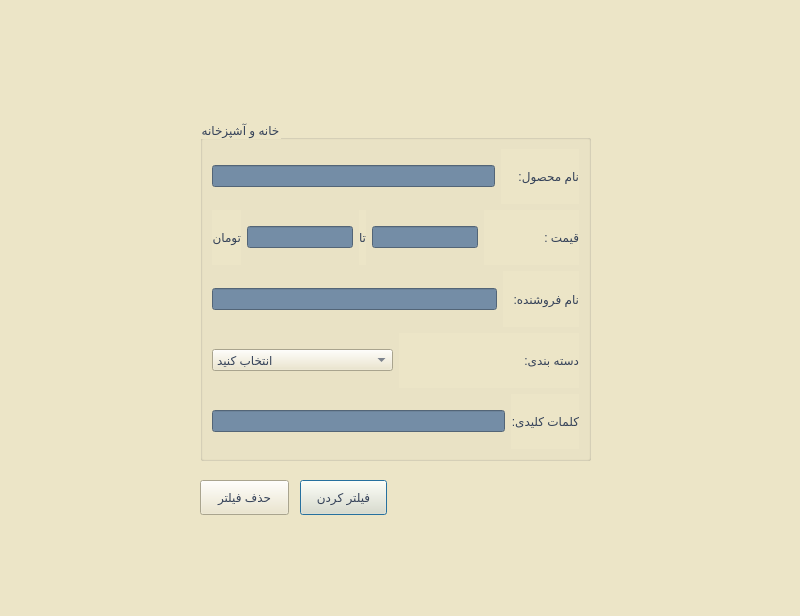
<?xml version="1.0" encoding="UTF-8"?>
<ui version="4.0">
 <class>homeApps_filter</class>
 <widget class="QDialog" name="homeApps_filter">
  <property name="geometry">
   <rect>
    <x>0</x>
    <y>0</y>
    <width>800</width>
    <height>616</height>
   </rect>
  </property>
  <property name="windowTitle">
   <string>Dialog</string>
  </property>
  <property name="styleSheet">
   <string notr="true">background-color: rgb(236, 229, 199);
</string>
  </property>
  <widget class="QGroupBox" name="groupBox">
   <property name="geometry">
    <rect>
     <x>200</x>
     <y>120</y>
     <width>391</width>
     <height>341</height>
    </rect>
   </property>
   <property name="styleSheet">
    <string notr="true">font: 12pt &quot;Lalezar&quot;;
color: rgb(53, 66, 89);
</string>
   </property>
   <property name="title">
    <string>خانه و آشپزخانه</string>
   </property>
   <layout class="QVBoxLayout" name="verticalLayout">
    <item>
     <layout class="QHBoxLayout" name="horizontalLayout_4">
      <item>
       <widget class="QLineEdit" name="lineEdit">
        <property name="styleSheet">
         <string notr="true">background-color: rgb(116, 141, 166);</string>
        </property>
        <property name="text">
         <string/>
        </property>
       </widget>
      </item>
      <item>
       <widget class="QLabel" name="label">
        <property name="styleSheet">
         <string notr="true">color: rgb(53, 66, 89);
font: 11pt &quot;Lalezar&quot;;</string>
        </property>
        <property name="text">
         <string>نام محصول:     </string>
        </property>
       </widget>
      </item>
     </layout>
    </item>
    <item>
     <layout class="QHBoxLayout" name="horizontalLayout_3">
      <item>
       <widget class="QLabel" name="label_6">
        <property name="styleSheet">
         <string notr="true">color: rgb(53, 66, 89);
font: 11pt &quot;Lalezar&quot;;</string>
        </property>
        <property name="text">
         <string>تومان</string>
        </property>
       </widget>
      </item>
      <item>
       <widget class="QLineEdit" name="lineEdit_5">
        <property name="styleSheet">
         <string notr="true">background-color: rgb(116, 141, 166);</string>
        </property>
        <property name="text">
         <string/>
        </property>
       </widget>
      </item>
      <item>
       <widget class="QLabel" name="label_5">
        <property name="styleSheet">
         <string notr="true">color: rgb(53, 66, 89);
font: 11pt &quot;Lalezar&quot;;</string>
        </property>
        <property name="text">
         <string>تا</string>
        </property>
       </widget>
      </item>
      <item>
       <widget class="QLineEdit" name="lineEdit_2">
        <property name="styleSheet">
         <string notr="true">background-color: rgb(116, 141, 166);</string>
        </property>
        <property name="text">
         <string/>
        </property>
       </widget>
      </item>
      <item>
       <widget class="QLabel" name="label_2">
        <property name="styleSheet">
         <string notr="true">color: rgb(53, 66, 89);
font: 11pt &quot;Lalezar&quot;;</string>
        </property>
        <property name="text">
         <string>قیمت :                  </string>
        </property>
       </widget>
      </item>
     </layout>
    </item>
    <item>
     <layout class="QHBoxLayout" name="horizontalLayout_2">
      <item>
       <widget class="QLineEdit" name="lineEdit_3">
        <property name="styleSheet">
         <string notr="true">background-color: rgb(116, 141, 166);</string>
        </property>
        <property name="text">
         <string/>
        </property>
       </widget>
      </item>
      <item>
       <widget class="QLabel" name="label_3">
        <property name="styleSheet">
         <string notr="true">color: rgb(53, 66, 89);
font: 11pt &quot;Lalezar&quot;;</string>
        </property>
        <property name="text">
         <string>نام فروشنده:   </string>
        </property>
       </widget>
      </item>
     </layout>
    </item>
    <item>
     <layout class="QHBoxLayout" name="horizontalLayout">
      <item>
       <widget class="QComboBox" name="comboBox">
        <item>
         <property name="text">
          <string>انتخاب کنید</string>
         </property>
        </item>
        <item>
         <property name="text">
          <string>تلویزیون</string>
         </property>
        </item>
        <item>
         <property name="text">
          <string>لوازم برقی خانگی </string>
         </property>
        </item>
        <item>
         <property name="text">
          <string>آشپزخانه</string>
         </property>
        </item>
        <item>
         <property name="text">
          <string>لوازم دستشویی</string>
         </property>
        </item>
        <item>
         <property name="text">
          <string>لوازم باغبانی</string>
         </property>
        </item>
        <item>
         <property name="text">
          <string>حوله و وسایل حمام</string>
         </property>
        </item>
       </widget>
      </item>
      <item>
       <widget class="QLabel" name="label_4">
        <property name="styleSheet">
         <string notr="true">color: rgb(53, 66, 89);
font: 11pt &quot;Lalezar&quot;;</string>
        </property>
        <property name="text">
         <string>دسته بندی: </string>
        </property>
       </widget>
      </item>
     </layout>
    </item>
    <item>
     <layout class="QHBoxLayout" name="horizontalLayout_5">
      <item>
       <widget class="QLineEdit" name="lineEdit_6">
        <property name="styleSheet">
         <string notr="true">background-color: rgb(116, 141, 166);</string>
        </property>
        <property name="text">
         <string/>
        </property>
       </widget>
      </item>
      <item>
       <widget class="QLabel" name="label_7">
        <property name="styleSheet">
         <string notr="true">color: rgb(53, 66, 89);
font: 11pt &quot;Lalezar&quot;;</string>
        </property>
        <property name="text">
         <string>کلمات کلیدی:</string>
        </property>
       </widget>
      </item>
     </layout>
    </item>
   </layout>
  </widget>
  <widget class="QPushButton" name="pushButton_2">
   <property name="geometry">
    <rect>
     <x>300</x>
     <y>480</y>
     <width>87</width>
     <height>35</height>
    </rect>
   </property>
   <property name="styleSheet">
    <string notr="true">color: rgb(53, 66, 89);
font: 11pt &quot;Lalezar&quot;;</string>
   </property>
   <property name="text">
    <string>فیلتر کردن</string>
   </property>
  </widget>
  <widget class="QPushButton" name="pushButton">
   <property name="geometry">
    <rect>
     <x>200</x>
     <y>480</y>
     <width>89</width>
     <height>35</height>
    </rect>
   </property>
   <property name="styleSheet">
    <string notr="true">color: rgb(53, 66, 89);
font: 11pt &quot;Lalezar&quot;;</string>
   </property>
   <property name="text">
    <string>حذف فیلتر</string>
   </property>
  </widget>
 </widget>
 <resources/>
 <connections/>
</ui>
